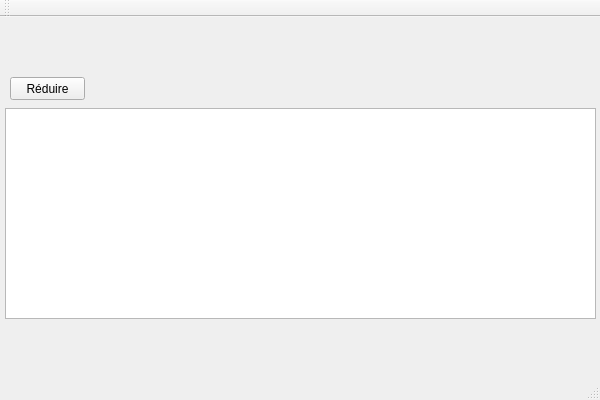
<?xml version="1.0" encoding="UTF-8"?>
<ui version="4.0">
 <class>MainWindow</class>
 <widget class="QMainWindow" name="MainWindow">
  <property name="geometry">
   <rect>
    <x>0</x>
    <y>0</y>
    <width>600</width>
    <height>400</height>
   </rect>
  </property>
  <property name="windowTitle">
   <string>MainWindow</string>
  </property>
  <widget class="QWidget" name="centralWidget">
   <widget class="QGraphicsView" name="graphicsView">
    <property name="geometry">
     <rect>
      <x>5</x>
      <y>91</y>
      <width>591</width>
      <height>211</height>
     </rect>
    </property>
   </widget>
   <widget class="QPushButton" name="btn_reduire">
    <property name="geometry">
     <rect>
      <x>10</x>
      <y>60</y>
      <width>75</width>
      <height>23</height>
     </rect>
    </property>
    <property name="text">
     <string>Réduire</string>
    </property>
   </widget>
  </widget>
  <widget class="QMenuBar" name="menuBar">
   <property name="geometry">
    <rect>
     <x>0</x>
     <y>0</y>
     <width>600</width>
     <height>20</height>
    </rect>
   </property>
  </widget>
  <widget class="QToolBar" name="mainToolBar">
   <attribute name="toolBarArea">
    <enum>TopToolBarArea</enum>
   </attribute>
   <attribute name="toolBarBreak">
    <bool>false</bool>
   </attribute>
  </widget>
  <widget class="QStatusBar" name="statusBar"/>
 </widget>
 <layoutdefault spacing="6" margin="11"/>
 <resources/>
 <connections/>
</ui>
